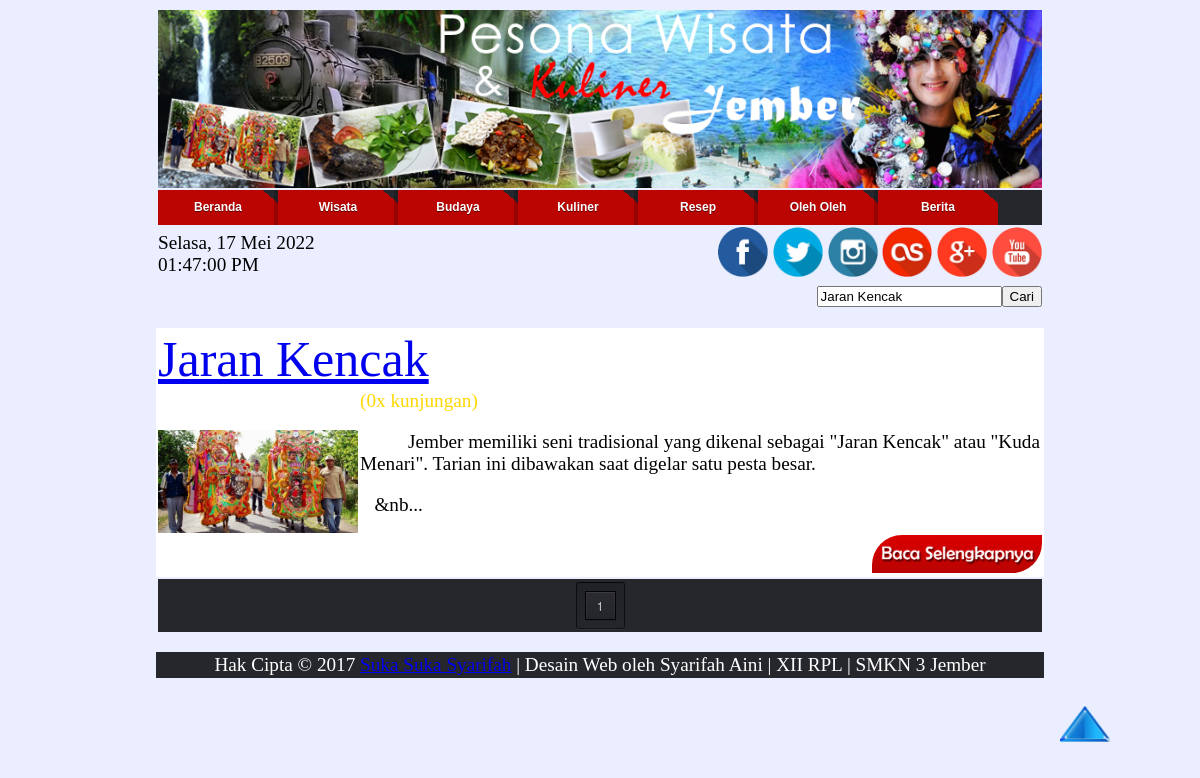
/pencarianbudaya.php?cari_teks=Jaran Kencak, run on the app's committed database.
### tables this page shows
CREATE TABLE IF NOT EXISTS `berita` (
  `id_berita` int(11) NOT NULL AUTO_INCREMENT,
  `judul` varchar(40) NOT NULL,
  `tgl_buat` date DEFAULT NULL,
  `tgl_update` date NOT NULL,
  `gambar` varchar(100) NOT NULL,
  `isi` text NOT NULL,
  `kategori` varchar(15) NOT NULL,
  `kunjungan` int(11) NOT NULL,
  PRIMARY KEY (`id_berita`)
);

### pencarianbudaya.php (the view, shortened to what this page needs)
<html>
<body>
<?php
include "admin/menu.php";
?>
<center>
<table border="0">
	<tr><td colspan="2" align="right"><form method="get" action="pencarianbudaya.php"><input type="text" name="cari_teks" value="<?php echo $_GET[cari_teks];?>"><input type="submit" name="cari" value="Cari" ></form></td></tr>
</table>
<table border="0" width="1000" bgcolor="white">
<?php
	if($_GET['cari_teks']<>''){
		$cari_teks= $_GET['cari_teks'];
		$per_page = 5;
		$page_query = mysql_query("SELECT COUNT(*) FROM berita where ((judul like '%$cari_teks%') or (isi like '%$cari_teks%')) and kategori='budaya'");
		$pages = ceil(mysql_result($page_query, 0) / $per_page);
		$page = (isset($_GET['page'])) ? (int)$_GET['page'] : 1;
		$start = ($page - 1) * $per_page;
		$query="select id_berita,judul,tgl_buat,tgl_update,gambar,isi,kategori,kunjungan from berita where ((judul like '%$cari_teks%') or (isi like '%$cari_teks%')) and kategori='budaya' order by kunjungan DESC limit $start, $per_page";
		$sql=mysql_query($query);
		while($hasil=mysql_fetch_array($sql)){
			$id=$hasil['id_berita'];
			$judul=$hasil['judul'];
			$gambar=$hasil['gambar'];
			$isi=$hasil['isi'];
			$kunjungan=$hasil['kunjungan'];
			echo'<tr><td colspan="2"><div class="teks"><a href="isiberita.php?id='.$id.'" id="warna-tulisan">'.$judul.'</a></div></td></tr>
			<tr><td width="200"><center><img src="images/'.$gambar.'" title="'.$gambar.'" alt="'.$gambar.'"></td><td>';
			include "kunjungan.php";
			echo substr($isi,0,250).'...<p align="right"><a href="isiberita.php?id='.$id.'"><img src="images/Baca Selengkapnya.jpg" class="mode7" height="25%" width="25%" alt="Baca Selengkapnya"></a></p></td></tr>';
		}
		echo'<tr><td colspan="2"></td></tr></table>';
	}else{
		echo '<script>window.location="index.php"</script>';
	}
?>
<table border="0"><tr><td>
<section class="container">
    <nav class="pagination">
<?php
		if($pages >= 1 && $page <= $pages){
			for($x=1; $x<=$pages; $x++){
				echo ($x == $page) ? '<a href="?cari_teks='.$cari_teks.'&page='.$x.'"><span>'.$x.'</span></a></b> ' : '<a href="?cari_teks='.$cari_teks.'&page='.$x.'">'.$x.'</a> ';
			}
		}
?>
    </nav>
    </section>
</td></tr>
</table>
    <?php
	include 'admin/footer.php';
	?>
</body>
</html>

### kunjungan.php (shortened to what this page needs)
<?php
echo '<font color="gold">('.$kunjungan.'x kunjungan)</font>';
?>

### admin/menu.php (style rules this page uses)
body { font-family:Calibri; background-color:#ebeeff; }
.container { margin: 0px auto; width: auto; text-align: center; background-color:#26272c; }
.container .pagination { margin: 3px 0; }
.pagination { padding: 8px; background-clip: padding-box; border: 1px solid; border-color: #070809 #0d0e0f #131517; border-color: rgba(0, 0, 0, 0.8) rgba(0, 0, 0, 0.65) rgba(0, 0, 0, 0.5); border-radius: 3px; display: inline-block; vertical-align: baseline; zoom: 1; *display: inline; *vertical-align: auto; background-image: -webkit-linear-gradient(top, rgba(0, 0, 0, 0.12), rgba(0, 0, 0, 0)); background-image: -moz-linear-gradient(top, rgba(0, 0, 0, 0.12), rgba(0, 0, 0, 0)); background-image: -o-linear-gradient(top, rgba(0, 0, 0, 0.12), rgba(0, 0, 0, 0)); background-image: linear-gradient(to bottom, rgba(0, 0, 0, 0.12), rgba(0, 0, 0, 0)); -webkit-box-shadow: 0 1px rgba(255, 255, 255, 0.05); box-shadow: 0 1px rgba(255, 255, 255, 0.05); }
.pagination > a, .pagination > span { float: left; margin-left: 5px; padding: 0 6px; min-width: 17px; line-height: 27px; font-family: 'Helvetica Neue', Helvetica, Arial, sans-serif; font-size: 12px; font-weight: 500; color: #d4d4d4; text-align: center; text-decoration: none; border: 1px solid black; border-radius: 0px; }
.pagination :first-child { margin-left: 0; }
.pagination > a { text-decoration: none; text-shadow: 0 1px black; background-clip: padding-box; border-color: rgba(0, 0, 0, 0.9); background-image: -webkit-linear-gradient(top, rgba(255, 255, 255, 0.04), rgba(255, 255, 255, 0)); background-image: -moz-linear-gradient(top, rgba(255, 255, 255, 0.04), rgba(255, 255, 255, 0)); background-image: -o-linear-gradient(top, rgba(255, 255, 255, 0.04), rgba(255, 255, 255, 0)); background-image: linear-gradient(to bottom, rgba(255, 255, 255, 0.04), rgba(255, 255, 255, 0)); -webkit-box-shadow: inset 0 0 0 1px rgba(255, 255, 255, 0.04), inset 0 1px rgba(255, 255, 255, 0.04), inset 0 -1px rgba(0, 0, 0, 0.15), 0 1px 1px rgba(0, 0, 0, 0.1); box-shadow: inset 0 0 0 1px rgba(255, 255, 255, 0.04), inset 0 1px rgba(255, 255, 255, 0.04), inset 0 -1px rgba(0, 0, 0, 0.15), 0 1px 1px rgba(0, 0, 0, 0.1); -webkit-transition: 0.1s ease-out; -moz-transition: 0.1s ease-out; -o-transition: 0.1s ease-out; transition: 0.1s ease-out; }
#warna-tulisan { animation: 5s infinite gantiwarna linear; -webkit-animation: 5s infinite gantiwarna linear }
.mode7 { border-radius: 30px 0 30px 0; -moz-border-radius: 30px 0 30px 0; -webkit-border-radius: 30px 0 30px 0; -o-border-radius: 30px 0 30px 0; transition: all 0.5s; -moz-transition: all 0.5s; -webkit-transition: all 0.5s; -o-transition: all 0.5s; }
img { max-width:100% }
table { width: 75%; }
table tr { padding: .35em; }
table th, table td { padding: 0em; font-size:1.2em; }
table td img { text-align: center; }
.teks { font-family:Gabriola; font-size:50px; color:red; }

### data on the page
berita: judul "Jaran Kencak", gambar (picture), kunjungan "0", isi "Jember memiliki seni tradisional yang dikenal sebagai \"Jaran Kencak\" atau \"Kuda Menari\". Tarian ini dibawakan saat digelar satu pesta besar. &nb"
